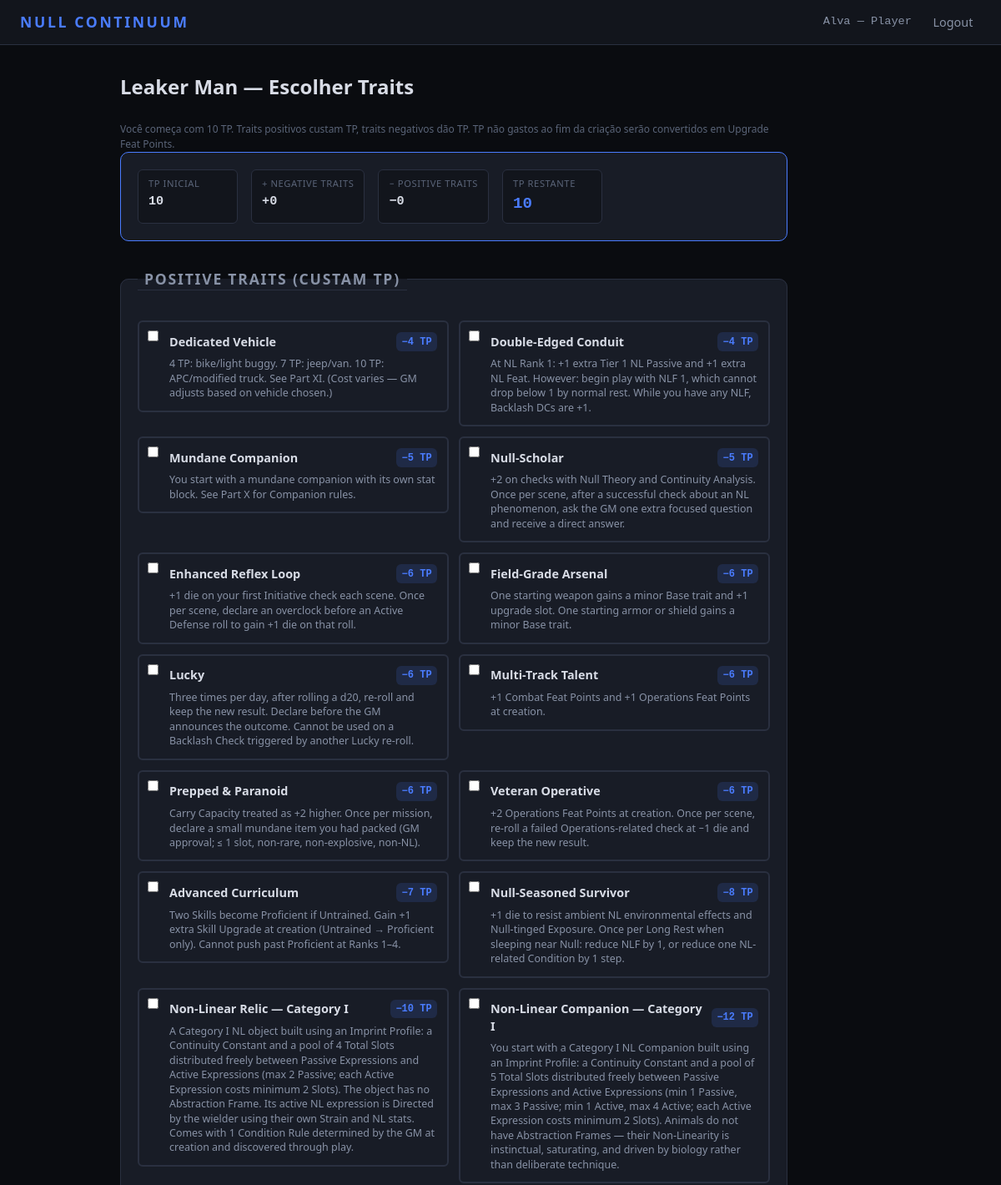
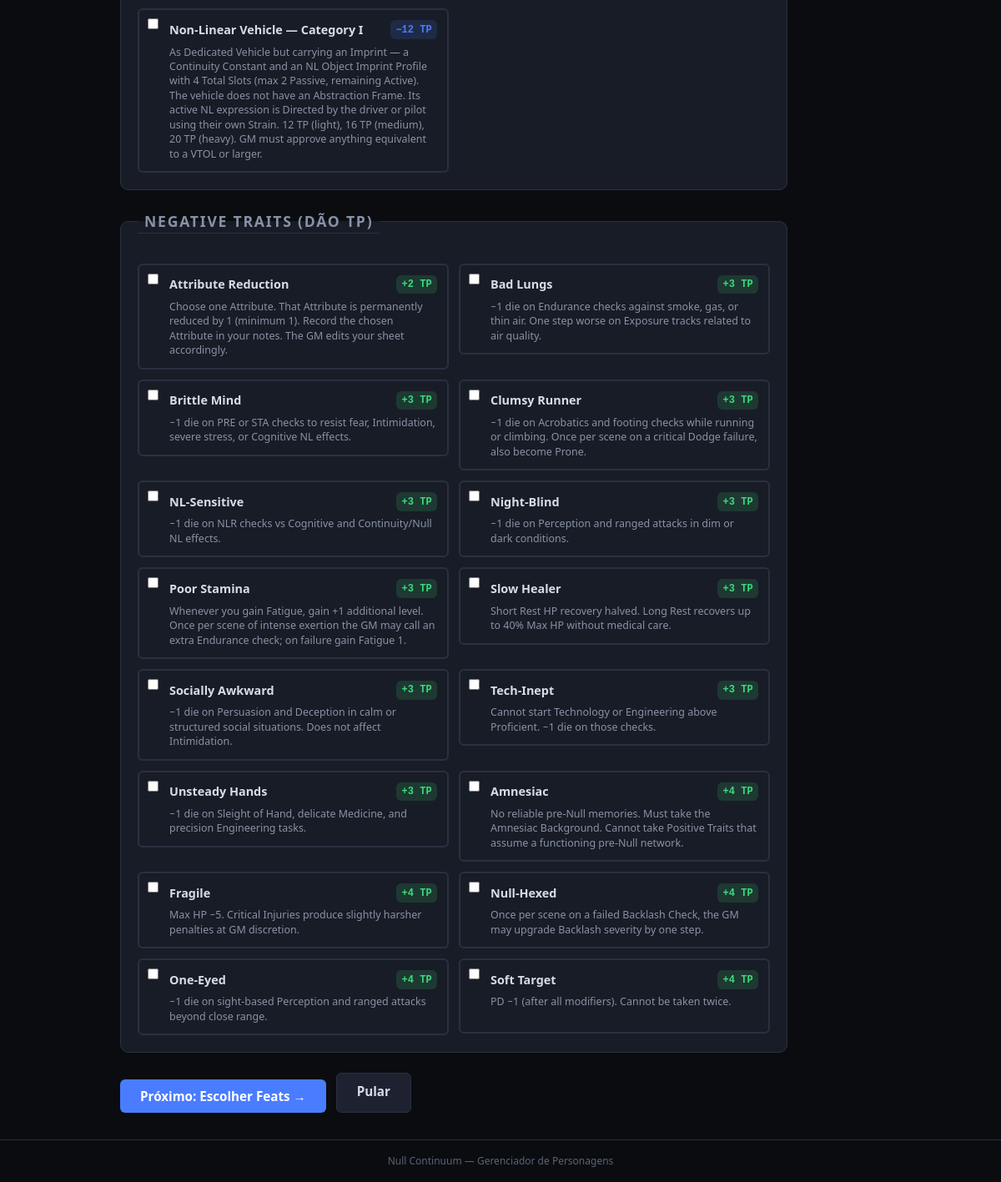
Page /personagens/novo/22/traits/ (signed in) on the committed database (2 pictures, top to bottom).
### HomeApp/models.py (models this page shows, shortened)
class User(AbstractUser):
    ROLE_CHOICES = [
        ('GM', 'Game Master'),
        ('PLAYER', 'Player'),
    ]
    role = models.CharField(max_length=6, choices=ROLE_CHOICES, default='PLAYER')

### CharSheet/models.py (models this page shows, shortened)
class Character(models.Model):
    player = models.ForeignKey(
        settings.AUTH_USER_MODEL,
        on_delete=models.CASCADE,
        related_name='characters',
    )
    name = models.CharField('Nome do Personagem', max_length=120)
    background = models.CharField(
        'Background', max_length=20,
        choices=BACKGROUND_CHOICES, default='OTHER',
    )
    background_custom = models.CharField(
        'Background (custom)', max_length=120, blank=True,
        help_text='Preencha se escolheu "Outro".',
    )
    base_rank = models.PositiveIntegerField(
        'Base Rank', default=1,
        validators=[MinValueValidator(1), MaxValueValidator(15)],
    )
    nl_rank = models.PositiveIntegerField(
        'NL Rank', default=0,
        validators=[MinValueValidator(0), MaxValueValidator(15)],
    )
    agility = models.PositiveIntegerField(
        'Agility (AGI)', default=1,
        validators=[MinValueValidator(1), MaxValueValidator(5)],
    )
    fortitude = models.PositiveIntegerField(
        'Fortitude (FOR)', default=1,
        validators=[MinValueValidator(1), MaxValueValidator(5)],
    )
    insight = models.PositiveIntegerField(
        'Insight (INS)', default=1,
        validators=[MinValueValidator(1), MaxValueValidator(5)],
    )
    presence = models.PositiveIntegerField(
        'Presence (PRE)', default=1,
        validators=[MinValueValidator(1), MaxValueValidator(5)],
    )
    stability = models.PositiveIntegerField(
        'Stability (STA)', default=1,
        validators=[MinValueValidator(1), MaxValueValidator(5)],
    )
    intent = models.PositiveIntegerField(
        'Intent (INT)', default=1,
        validators=[MinValueValidator(1), MaxValueValidator(5)],
    )
    continuity_constant = models.CharField(
        'Continuity Constant', max_length=4,
        choices=CC_CHOICES, blank=True, default='',
    )
    abstraction_frame = models.CharField(
        'Abstraction Frame', max_length=10,
        choices=FRAME_CHOICES, blank=True, default='',
    )
    current_hp = models.IntegerField('HP Atual', default=0)
    current_strain = models.IntegerField('Strain Atual', default=0)
    temp_hp = models.IntegerField('HP Temporário', default=0)
    current_ap = models.IntegerField('AP Atual', default=3)
    armor_bonus = models.IntegerField('Bônus de Armadura', default=0)
    shield_bonus = models.IntegerField('Bônus de Escudo', default=0)
    current_load = models.IntegerField('Carga Atual', default=0)
    level_up_available = models.BooleanField('Level Up Disponível', default=False)
    skill_melee = models.CharField('Melee', max_length=1, choices=SKILL_RANK_CHOICES, default='U')
    skill_ranged_weapons = models.CharField('Ranged Weapons', max_length=1, choices=SKILL_RANK_CHOICES, default='U')
    skill_heavy_weaponry = models.CharField('Heavy Weaponry', max_length=1, choices=SKILL_RANK_CHOICES, default='U')
    skill_initiative = models.CharField('Initiative', max_length=1, choices=SKILL_RANK_CHOICES, default='U')
    skill_athletics = models.CharField('Athletics', max_length=1, choices=SKILL_RANK_CHOICES, default='U')
    skill_endurance = models.CharField('Endurance', max_length=1, choices=SKILL_RANK_CHOICES, default='U')
    skill_acrobatics = models.CharField('Acrobatics', max_length=1, choices=SKILL_RANK_CHOICES, default='U')
    skill_stealth = models.CharField('Stealth', max_length=1, choices=SKILL_RANK_CHOICES, default='U')
    skill_perception = models.CharField('Perception', max_length=1, choices=SKILL_RANK_CHOICES, default='U')
    skill_reflexes = models.CharField('Reflexes', max_length=1, choices=SKILL_RANK_CHOICES, default='U')
    skill_sleight_of_hand = models.CharField('Sleight of Hand', max_length=1, choices=SKILL_RANK_CHOICES, default='U')
    skill_piloting_ground = models.CharField('Piloting (Ground)', max_length=1, choices=SKILL_RANK_CHOICES, default='U')
    skill_piloting_air = models.CharField('Piloting (Air)', max_length=1, choices=SKILL_RANK_CHOICES, default='U')
    skill_piloting_sea = models.CharField('Piloting (Sea)', max_length=1, choices=SKILL_RANK_CHOICES, default='U')
    skill_technology = models.CharField('Technology', max_length=1, choices=SKILL_RANK_CHOICES, default='U')
    skill_engineering = models.CharField('Engineering', max_length=1, choices=SKILL_RANK_CHOICES, default='U')
    skill_medicine = models.CharField('Medicine', max_length=1, choices=SKILL_RANK_CHOICES, default='U')
    skill_history = models.CharField('History', max_length=1, choices=SKILL_RANK_CHOICES, default='U')
    skill_religion = models.CharField('Religion', max_length=1, choices=SKILL_RANK_CHOICES, default='U')
    skill_investigation = models.CharField('Investigation', max_length=1, choices=SKILL_RANK_CHOICES, default='U')
    skill_intuition = models.CharField('Intuition', max_length=1, choices=SKILL_RANK_CHOICES, default='U')
    skill_persuasion = models.CharField('Persuasion', max_length=1, choices=SKILL_RANK_CHOICES, default='U')
    skill_intimidation = models.CharField('Intimidation', max_length=1, choices=SKILL_RANK_CHOICES, default='U')
    skill_deception = models.CharField('Deception', max_length=1, choices=SKILL_RANK_CHOICES, default='U')
    skill_survival = models.CharField('Survival', max_length=1, choices=SKILL_RANK_CHOICES, default='U')
    skill_null_theory = models.CharField('Null Theory', max_length=1, choices=SKILL_RANK_CHOICES, default='U')
    skill_null_navigation = models.CharField('Null Navigation', max_length=1, choices=SKILL_RANK_CHOICES, default='U')
    skill_animal_handling = models.CharField('Animal Handling', max_length=1, choices=SKILL_RANK_CHOICES, default='U')
    skill_nlc = models.CharField('NL Control (NLC)', max_length=1, choices=SKILL_RANK_CHOICES, default='U')
    skill_nlr = models.CharField('NL Resistance (NLR)', max_length=1, choices=SKILL_RANK_CHOICES, default='U')
    skill_nl_sensitivity = models.CharField('NL Sensitivity', max_length=1, choices=SKILL_RANK_CHOICES, default='U')
    skill_nl_engineering = models.CharField('NL Engineering', max_length=1, choices=SKILL_RANK_CHOICES, default='U')
    skill_anomalous_protocols = models.CharField('Anomalous Protocols', max_length=1, choices=SKILL_RANK_CHOICES, default='U')
    skill_continuity_analysis = models.CharField('Continuity Analysis', max_length=1, choices=SKILL_RANK_CHOICES, default='U')
    notes = models.TextField('Notas', blank=True)
    created_at = models.DateTimeField(auto_now_add=True)
    updated_at = models.DateTimeField(auto_now=True)
    class Meta:
        ordering = ['-updated_at']
        verbose_name = 'Personagem'
        verbose_name_plural = 'Personagens'
    @property
    def category(self):
        if self.nl_rank == 0:
            return '—'
        if self.nl_rank <= 3:
            return 'I'
        if self.nl_rank <= 6:
            return 'II'
        if self.nl_rank <= 9:
            return 'III'
        if self.nl_rank <= 12:
            return 'IV'
        return 'V'
    SKILL_FIELDS = [
        ('skill_melee', 'Melee', 'Combate'),
        ('skill_ranged_weapons', 'Ranged Weapons', 'Combate'),
        ('skill_heavy_weaponry', 'Heavy Weaponry', 'Combate'),
        ('skill_initiative', 'Initiative', 'Combate'),
        ('skill_athletics', 'Athletics', 'Geral'),
        ('skill_endurance', 'Endurance', 'Geral'),
        ('skill_acrobatics', 'Acrobatics', 'Geral'),
        ('skill_stealth', 'Stealth', 'Geral'),
        ('skill_perception', 'Perception', 'Geral'),
        ('skill_reflexes', 'Reflexes', 'Geral'),
        ('skill_sleight_of_hand', 'Sleight of Hand', 'Geral'),
        ('skill_piloting_ground', 'Piloting (Ground)', 'Geral'),
        ('skill_piloting_air', 'Piloting (Air)', 'Geral'),
        ('skill_piloting_sea', 'Piloting (Sea)', 'Geral'),
        ('skill_technology', 'Technology', 'Geral'),
        ('skill_engineering', 'Engineering', 'Geral'),
        ('skill_medicine', 'Medicine', 'Geral'),
        ('skill_history', 'History', 'Geral'),
        ('skill_religion', 'Religion', 'Geral'),
        ('skill_investigation', 'Investigation', 'Geral'),
        ('skill_intuition', 'Intuition', 'Geral'),
        ('skill_persuasion', 'Persuasion', 'Geral'),
        ('skill_intimidation', 'Intimidation', 'Geral'),
        ('skill_deception', 'Deception', 'Geral'),
        ('skill_survival', 'Survival', 'Geral'),
        ('skill_null_theory', 'Null Theory', 'Geral'),
        ('skill_null_navigation', 'Null Navigation', 'Geral'),
        ('skill_animal_handling', 'Animal Handling', 'Geral'),
        ('skill_nlc', 'NL Control (NLC)', 'Non-Linear'),
        ('skill_nlr', 'NL Resistance (NLR)', 'Non-Linear'),
        ('skill_nl_sensitivity', 'NL Sensitivity', 'Non-Linear'),
        ('skill_nl_engineering', 'NL Engineering', 'Non-Linear'),
        ('skill_anomalous_protocols', 'Anomalous Protocols', 'Non-Linear'),
        ('skill_continuity_analysis', 'Continuity Analysis', 'Non-Linear'),
    ]
    from .feat_models import FeatDefinition, CharacterFeat
    from .trait_models import TraitDefinition, CharacterTrait

### CharSheet/trait_models.py (models this page shows, shortened)
class TraitDefinition(models.Model):
    code = models.CharField(
        'Código', max_length=40, unique=True,
        help_text='Ex: LUCKY, FRAGILE, BG_PROTOCOL_BRED',
    )
    name = models.CharField('Nome', max_length=80)
    kind = models.CharField(
        'Tipo', max_length=12, choices=TRAIT_KIND_CHOICES,
    )
    cost = models.IntegerField(
        'Custo em TP', default=0,
        help_text='Positivo = custa TP (positive trait). Negativo = dá TP (negative trait). 0 = background.',
    )
    description = models.TextField('Descrição', blank=True)
    background_key = models.CharField(
        'Background (só para BG traits)', max_length=30, blank=True,
        help_text='Se BACKGROUND: qual background concede este trait.',
    )
    class Meta:
        ordering = ['kind', 'name']
        verbose_name = 'Trait (Livro)'
        verbose_name_plural = 'Traits (Livro)'

### CharSheet/views.py (the view, shortened to what this page needs)
# urls.py: path('personagens/novo/<int:pk>/traits/', views.character_create_traits, name='character_create_traits'),
@login_required
def character_create_traits(request, pk):
    character = get_object_or_404(Character, pk=pk, player=request.user)
    positive_traits = list(TraitDefinition.objects.filter(kind='POSITIVE').order_by('cost', 'name'))
    negative_traits = list(TraitDefinition.objects.filter(kind='NEGATIVE').order_by('-cost', 'name'))
    errors = []
    owned_trait_ids = set(
        CharacterTrait.objects.filter(character=character)
        .values_list('trait_id', flat=True)
    )
    selected_pos = request.POST.getlist('positive_traits') if request.method == 'POST' else []
    selected_neg = request.POST.getlist('negative_traits') if request.method == 'POST' else []
    pos_cost = sum(
        t.cost for t in positive_traits
        if str(t.id) in selected_pos
    )
    neg_gain = sum(
        abs(t.cost) for t in negative_traits
        if str(t.id) in selected_neg
    )
    remaining_tp = STARTING_TP + neg_gain - pos_cost
    return render(request, 'CharSheet/character_create_traits.html', {
        'c': character,
        'positive_traits': positive_traits,
        'negative_traits': negative_traits,
        'selected_pos': selected_pos,
        'selected_neg': selected_neg,
        'starting_tp': STARTING_TP,
        'pos_cost': pos_cost,
        'neg_gain': neg_gain,
        'remaining_tp': remaining_tp,
        'errors': errors,
    })

### templates/CharSheet/character_create_traits.html (shortened to what this page needs)
{% extends 'base.html' %}
{% block content %}
<div class="form-page">
    <h1 class="page-title">{{ c.name }} — Escolher Traits</h1>
    <p class="form-help">
        Você começa com {{ starting_tp }} TP. Traits positivos custam TP, traits negativos dão TP.
        TP não gastos ao fim da criação serão convertidos em Upgrade Feat Points.
    </p>
    <div class="rankup-summary">
        <div class="rankup-rewards">
            <div class="reward-item">
                <span class="reward-label">TP Inicial</span>
                <span class="reward-value">{{ starting_tp }}</span>
            </div>
            <div class="reward-item">
                <span class="reward-label">+ Negative Traits</span>
                <span class="reward-value">+{{ neg_gain }}</span>
            </div>
            <div class="reward-item">
                <span class="reward-label">− Positive Traits</span>
                <span class="reward-value">−{{ pos_cost }}</span>
            </div>
            <div class="reward-item">
                <span class="reward-label">TP Restante</span>
                <span class="reward-value {% if remaining_tp < 0 %}reward-danger{% else %}reward-highlight{% endif %}">
                    {{ remaining_tp }}
                </span>
            </div>
        </div>
    </div>
    <form method="post">
        <fieldset class="form-section">
            <legend class="section-title">Positive Traits (custam TP)</legend>
            <div class="traits-grid">
                {% for trait in positive_traits %}
                <label class="trait-option">
                    <input type="checkbox" name="positive_traits" value="{{ trait.id }}"
                        {% if trait.id|stringformat:"d" in selected_pos %}checked{% endif %}>
                    <div class="trait-card">
                        <div class="trait-header">
                            <span class="trait-name">{{ trait.name }}</span>
                            <span class="trait-cost trait-cost-positive">−{{ trait.cost }} TP</span>
                        </div>
                        <p class="trait-desc">{{ trait.description }}</p>
                    </div>
                </label>
                {% endfor %}
            </div>
        </fieldset>
        <fieldset class="form-section">
            <legend class="section-title">Negative Traits (dão TP)</legend>
            <div class="traits-grid">
                {% for trait in negative_traits %}
                <label class="trait-option">
                    <input type="checkbox" name="negative_traits" value="{{ trait.id }}"
                        {% if trait.id|stringformat:"d" in selected_neg %}checked{% endif %}>
                    <div class="trait-card">
                        <div class="trait-header">
                            <span class="trait-name">{{ trait.name }}</span>
                            <span class="trait-cost trait-cost-negative">+{{ trait.cost|stringformat:"+d"|slice:"1:" }} TP</span>
                        </div>
                        <p class="trait-desc">{{ trait.description }}</p>
                    </div>
                </label>
                {% endfor %}
            </div>
        </fieldset>
        <div class="form-actions">
            <button type="submit" class="btn btn-primary btn-inline">Próximo: Escolher Feats →</button>
            <a href="{% url 'character_detail' pk=c.pk %}" class="btn btn-secondary btn-inline">Pular</a>
        </div>
    </form>
</div>
{% endblock %}

### templates/base.html (shortened to what this page needs)
{% load static %}
<!DOCTYPE html>
<html lang="pt-br">
<head>
    <link rel="stylesheet" href="{% static 'css/style.css' %}">
    <link rel="stylesheet" href="{% static 'css/charsheet.css' %}">
    <link rel="stylesheet" href="{% static 'css/combat_tracker.css' %}">
    <link rel="stylesheet" href="{% static 'css/feats.css' %}">
    <link rel="stylesheet" href="{% static 'css/rankup.css' %}">
    <link rel="stylesheet" href="{% static 'css/traits.css' %}">
</head>
<body>
    <nav class="navbar">
        <a href="{% url 'dashboard' %}" class="nav-brand">NULL CONTINUUM</a>
        <div class="nav-links">
            {% if user.is_authenticated %}
                <span class="nav-user">{{ user.username }} — {{ user.get_role_display }}</span>
                <form method="post" action="{% url 'logout' %}" class="nav-logout-form">
                    <button type="submit" class="nav-link nav-btn">Logout</button>
                </form>
            {% else %}
                <a href="{% url 'login' %}" class="nav-link">Login</a>
                <a href="{% url 'register' %}" class="nav-link">Registrar</a>
            {% endif %}
        </div>
    </nav>
    <main class="container">
        {% block content %}{% endblock %}
    </main>
    <footer class="footer">
        <p>Null Continuum — Gerenciador de Personagens</p>
    </footer>
</body>
</html>

### rows in the picture
User: username "Alva", role "Player"
Character: name "Leaker Man"
TraitDefinition: name "Dedicated Vehicle", cost "4", description "4 TP: bike/light buggy. 7 TP: jeep/van. 10 TP: APC/modified truck. See Part XI. (Cost varies — GM adjusts based on vehicle chosen.)"
TraitDefinition: name "Double-Edged Conduit", cost "4", description "At NL Rank 1: +1 extra Tier 1 NL Passive and +1 extra NL Feat. However: begin play with NLF 1, which cannot drop below 1 by normal rest. While you have any NLF, Backlash DCs are +1."
TraitDefinition: name "Mundane Companion", cost "5", description "You start with a mundane companion with its own stat block. See Part X for Companion rules."
TraitDefinition: name "Null-Scholar", cost "5", description "+2 on checks with Null Theory and Continuity Analysis. Once per scene, after a successful check about an NL phenomenon, ask the GM one extra focused question and receive a direct answer."
TraitDefinition: name "Enhanced Reflex Loop", cost "6", description "+1 die on your first Initiative check each scene. Once per scene, declare an overclock before an Active Defense roll to gain +1 die on that roll."
TraitDefinition: name "Field-Grade Arsenal", cost "6", description "One starting weapon gains a minor Base trait and +1 upgrade slot. One starting armor or shield gains a minor Base trait."
TraitDefinition: name "Lucky", cost "6", description "Three times per day, after rolling a d20, re-roll and keep the new result. Declare before the GM announces the outcome. Cannot be used on a Backlash Check triggered by another Lucky re-roll."
TraitDefinition: name "Multi-Track Talent", cost "6", description "+1 Combat Feat Points and +1 Operations Feat Points at creation."
TraitDefinition: name "Prepped & Paranoid", cost "6", description "Carry Capacity treated as +2 higher. Once per mission, declare a small mundane item you had packed (GM approval; ≤ 1 slot, non-rare, non-explosive, non-NL)."
TraitDefinition: name "Veteran Operative", cost "6", description "+2 Operations Feat Points at creation. Once per scene, re-roll a failed Operations-related check at −1 die and keep the new result."
TraitDefinition: name "Advanced Curriculum", cost "7", description "Two Skills become Proficient if Untrained. Gain +1 extra Skill Upgrade at creation (Untrained → Proficient only). Cannot push past Proficient at Ranks 1–4."
TraitDefinition: name "Null-Seasoned Survivor", cost "8", description "+1 die to resist ambient NL environmental effects and Null-tinged Exposure. Once per Long Rest when sleeping near Null: reduce NLF by 1, or reduce one NL-related Condition by 1 step."
TraitDefinition: name "Non-Linear Relic — Category I", cost "10", description "A Category I NL object built using an Imprint Profile: a Continuity Constant and a pool of 4 Total Slots distributed freely between Passive Expressions and Active Expressions (max 2 Passive; each Active Expression costs minimum 2 Slots). The object has no Abstraction Frame. Its active NL expression is Directed by the wielder using their own Strain and NL stats. Comes with 1 Condition Rule determined by the GM at creation and discovered through play."
TraitDefinition: name "Non-Linear Companion — Category I", cost "12", description "You start with a Category I NL Companion built using an Imprint Profile: a Continuity Constant and a pool of 5 Total Slots distributed freely between Passive Expressions and Active Expressions (min 1 Passive, max 3 Passive; min 1 Active, max 4 Active; each Active Expression costs minimum 2 Slots). Animals do not have Abstraction Frames — their Non-Linearity is instinctual, saturating, and driven by biology rather than deliberate technique."
TraitDefinition: name "Non-Linear Vehicle — Category I", cost "12", description "As Dedicated Vehicle but carrying an Imprint — a Continuity Constant and an NL Object Imprint Profile with 4 Total Slots (max 2 Passive, remaining Active). The vehicle does not have an Abstraction Frame. Its active NL expression is Directed by the driver or pilot using their own Strain. 12 TP (light), 16 TP (medium), 20 TP (heavy). GM must approve anything equivalent to a VTOL or larger."
TraitDefinition: name "Attribute Reduction", cost "2", description "Choose one Attribute. That Attribute is permanently reduced by 1 (minimum 1). Record the chosen Attribute in your notes. The GM edits your sheet accordingly."
TraitDefinition: name "Bad Lungs", cost "3", description "−1 die on Endurance checks against smoke, gas, or thin air. One step worse on Exposure tracks related to air quality."
TraitDefinition: name "Brittle Mind", cost "3", description "−1 die on PRE or STA checks to resist fear, Intimidation, severe stress, or Cognitive NL effects."
TraitDefinition: name "Clumsy Runner", cost "3", description "−1 die on Acrobatics and footing checks while running or climbing. Once per scene on a critical Dodge failure, also become Prone."
TraitDefinition: name "NL-Sensitive", cost "3", description "−1 die on NLR checks vs Cognitive and Continuity/Null NL effects."
TraitDefinition: name "Night-Blind", cost "3", description "−1 die on Perception and ranged attacks in dim or dark conditions."
TraitDefinition: name "Poor Stamina", cost "3", description "Whenever you gain Fatigue, gain +1 additional level. Once per scene of intense exertion the GM may call an extra Endurance check; on failure gain Fatigue 1."
TraitDefinition: name "Slow Healer", cost "3", description "Short Rest HP recovery halved. Long Rest recovers up to 40% Max HP without medical care."
TraitDefinition: name "Socially Awkward", cost "3", description "−1 die on Persuasion and Deception in calm or structured social situations. Does not affect Intimidation."
TraitDefinition: name "Tech-Inept", cost "3", description "Cannot start Technology or Engineering above Proficient. −1 die on those checks."
TraitDefinition: name "Unsteady Hands", cost "3", description "−1 die on Sleight of Hand, delicate Medicine, and precision Engineering tasks."
TraitDefinition: name "Amnesiac", cost "4", description "No reliable pre-Null memories. Must take the Amnesiac Background. Cannot take Positive Traits that assume a functioning pre-Null network."
TraitDefinition: name "Fragile", cost "4", description "Max HP −5. Critical Injuries produce slightly harsher penalties at GM discretion."
TraitDefinition: name "Null-Hexed", cost "4", description "Once per scene on a failed Backlash Check, the GM may upgrade Backlash severity by one step."
TraitDefinition: name "One-Eyed", cost "4", description "−1 die on sight-based Perception and ranged attacks beyond close range."
TraitDefinition: name "Soft Target", cost "4", description "PD −1 (after all modifiers). Cannot be taken twice."

### other values in the picture
{{ starting_tp }} "10"
{{ neg_gain }} "0"
{{ pos_cost }} "0"
{{ remaining_tp }} "10"
